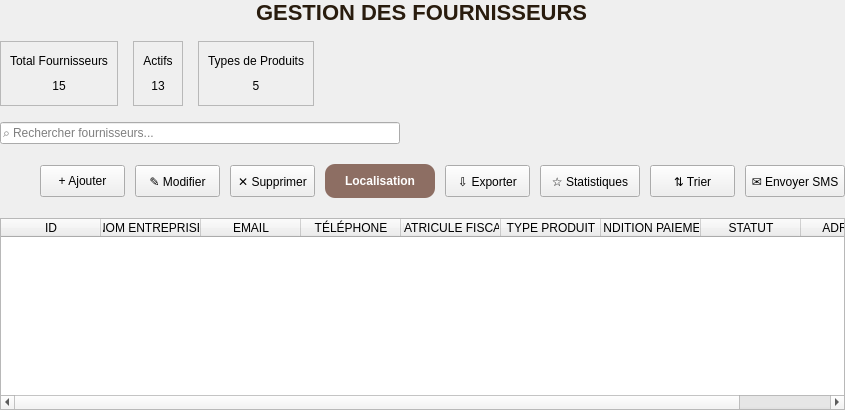
            <widget class="QWidget" name="suppliersPage">
             <layout class="QVBoxLayout" name="verticalLayout_15">
              <property name="spacing">
               <number>16</number>
              </property>
              <property name="leftMargin">
               <number>0</number>
              </property>
              <property name="topMargin">
               <number>0</number>
              </property>
              <property name="rightMargin">
               <number>0</number>
              </property>
              <property name="bottomMargin">
               <number>0</number>
              </property>
              <item alignment="Qt::AlignmentFlag::AlignHCenter">
               <widget class="QLabel" name="fournisseursTitle">
                <property name="styleSheet">
                 <string notr="true">color: #291C0E; font-family: 'Times New Roman', serif; font-size: 22px; font-weight: bold;</string>
                </property>
                <property name="text">
                 <string>GESTION DES FOURNISSEURS</string>
                </property>
               </widget>
              </item>
              <item>
               <widget class="QWidget" name="statsContainerFournisseurs" native="true">
                <property name="minimumSize">
                 <size>
                  <width>0</width>
                  <height>65</height>
                 </size>
                </property>
                <property name="maximumSize">
                 <size>
                  <width>16777215</width>
                  <height>65</height>
                 </size>
                </property>
                <layout class="QHBoxLayout" name="horizontalLayout_9">
                 <property name="spacing">
                  <number>15</number>
                 </property>
                 <property name="leftMargin">
                  <number>0</number>
                 </property>
                 <property name="topMargin">
                  <number>0</number>
                 </property>
                 <property name="rightMargin">
                  <number>0</number>
                 </property>
                 <property name="bottomMargin">
                  <number>0</number>
                 </property>
                 <item>
                  <widget class="QFrame" name="statsCardFournisseur1">
                   <property name="frameShape">
                    <enum>QFrame::Shape::StyledPanel</enum>
                   </property>
                   <layout class="QVBoxLayout" name="verticalLayout_16">
                    <property name="spacing">
                     <number>5</number>
                    </property>
                    <item>
                     <widget class="QLabel" name="statsLabelFournisseur1">
                      <property name="text">
                       <string>Total Fournisseurs</string>
                      </property>
                      <property name="alignment">
                       <set>Qt::AlignmentFlag::AlignCenter</set>
                      </property>
                     </widget>
                    </item>
                    <item>
                     <widget class="QLabel" name="statsValueFournisseur1">
                      <property name="text">
                       <string>15</string>
                      </property>
                      <property name="alignment">
                       <set>Qt::AlignmentFlag::AlignCenter</set>
                      </property>
                     </widget>
                    </item>
                   </layout>
                  </widget>
                 </item>
                 <item>
                  <widget class="QFrame" name="statsCardFournisseur2">
                   <property name="frameShape">
                    <enum>QFrame::Shape::StyledPanel</enum>
                   </property>
                   <layout class="QVBoxLayout" name="verticalLayout_17">
                    <property name="spacing">
                     <number>5</number>
                    </property>
                    <item>
                     <widget class="QLabel" name="statsLabelFournisseur2">
                      <property name="text">
                       <string>Actifs</string>
                      </property>
                      <property name="alignment">
                       <set>Qt::AlignmentFlag::AlignCenter</set>
                      </property>
                     </widget>
                    </item>
                    <item>
                     <widget class="QLabel" name="statsValueFournisseur2">
                      <property name="text">
                       <string>13</string>
                      </property>
                      <property name="alignment">
                       <set>Qt::AlignmentFlag::AlignCenter</set>
                      </property>
                     </widget>
                    </item>
                   </layout>
                  </widget>
                 </item>
                 <item>
                  <widget class="QFrame" name="statsCardFournisseur3">
                   <property name="frameShape">
                    <enum>QFrame::Shape::StyledPanel</enum>
                   </property>
                   <layout class="QVBoxLayout" name="verticalLayout_18">
                    <property name="spacing">
                     <number>5</number>
                    </property>
                    <item>
                     <widget class="QLabel" name="statsLabelFournisseur3">
                      <property name="text">
                       <string>Types de Produits</string>
                      </property>
                      <property name="alignment">
                       <set>Qt::AlignmentFlag::AlignCenter</set>
                      </property>
                     </widget>
                    </item>
                    <item>
                     <widget class="QLabel" name="statsValueFournisseur3">
                      <property name="text">
                       <string>5</string>
                      </property>
                      <property name="alignment">
                       <set>Qt::AlignmentFlag::AlignCenter</set>
                      </property>
                     </widget>
                    </item>
                   </layout>
                  </widget>
                 </item>
                 <item>
                  <spacer name="horizontalSpacer_7">
                   <property name="orientation">
                    <enum>Qt::Orientation::Horizontal</enum>
                   </property>
                   <property name="sizeHint" stdset="0">
                    <size>
                     <width>40</width>
                     <height>20</height>
                    </size>
                   </property>
                  </spacer>
                 </item>
                </layout>
               </widget>
              </item>
              <item>
               <widget class="QLineEdit" name="searchBoxFournisseur">
                <property name="minimumSize">
                 <size>
                  <width>400</width>
                  <height>0</height>
                 </size>
                </property>
                <property name="maximumSize">
                 <size>
                  <width>400</width>
                  <height>16777215</height>
                 </size>
                </property>
                <property name="placeholderText">
                 <string>⌕ Rechercher fournisseurs...</string>
                </property>
               </widget>
              </item>
              <item>
               <widget class="QWidget" name="fournisseurButtonsWidget" native="true">
                <property name="minimumSize">
                 <size>
                  <width>0</width>
                  <height>42</height>
                 </size>
                </property>
                <property name="maximumSize">
                 <size>
                  <width>16777215</width>
                  <height>42</height>
                 </size>
                </property>
                <layout class="QHBoxLayout" name="horizontalLayout_10">
                 <property name="spacing">
                  <number>10</number>
                 </property>
                 <property name="leftMargin">
                  <number>0</number>
                 </property>
                 <property name="topMargin">
                  <number>0</number>
                 </property>
                 <property name="rightMargin">
                  <number>0</number>
                 </property>
                 <property name="bottomMargin">
                  <number>0</number>
                 </property>
                 <item>
                  <spacer name="horizontalSpacer_8">
                   <property name="orientation">
                    <enum>Qt::Orientation::Horizontal</enum>
                   </property>
                   <property name="sizeHint" stdset="0">
                    <size>
                     <width>40</width>
                     <height>20</height>
                    </size>
                   </property>
                  </spacer>
                 </item>
                 <item>
                  <widget class="QPushButton" name="btnAddFournisseur">
                   <property name="minimumSize">
                    <size>
                     <width>85</width>
                     <height>32</height>
                    </size>
                   </property>
                   <property name="text">
                    <string>+ Ajouter</string>
                   </property>
                  </widget>
                 </item>
                 <item>
                  <widget class="QPushButton" name="btnEditFournisseur">
                   <property name="minimumSize">
                    <size>
                     <width>85</width>
                     <height>32</height>
                    </size>
                   </property>
                   <property name="text">
                    <string>✎ Modifier</string>
                   </property>
                  </widget>
                 </item>
                 <item>
                  <widget class="QPushButton" name="btnDeleteFournisseur">
                   <property name="minimumSize">
                    <size>
                     <width>85</width>
                     <height>32</height>
                    </size>
                   </property>
                   <property name="text">
                    <string>✕ Supprimer</string>
                   </property>
                  </widget>
                 </item>
                 <item>
                  <widget class="QPushButton" name="btnmap">
                   <property name="styleSheet">
                    <string notr="true">QPushButton {
  background-color: #8D6E63;
  color: white;
  border: none;
  border-radius: 10px;
  padding: 10px 20px;
  font-family: Arial, sans-serif;
  font-size: 12px;
  font-weight: bold;
  text-align: center;
}

QPushButton:hover {
  background-color: #A98273;
}
</string>
                   </property>
                   <property name="text">
                    <string>Localisation</string>
                   </property>
                  </widget>
                 </item>
                 <item>
                  <widget class="QPushButton" name="btnExportFournisseur">
                   <property name="minimumSize">
                    <size>
                     <width>85</width>
                     <height>32</height>
                    </size>
                   </property>
                   <property name="text">
                    <string>⇩ Exporter</string>
                   </property>
                  </widget>
                 </item>
                 <item>
                  <widget class="QPushButton" name="btnStatsFournisseur">
                   <property name="minimumSize">
                    <size>
                     <width>100</width>
                     <height>32</height>
                    </size>
                   </property>
                   <property name="text">
                    <string>☆ Statistiques</string>
                   </property>
                  </widget>
                 </item>
                 <item>
                  <widget class="QPushButton" name="btnTriFournisseur">
                   <property name="minimumSize">
                    <size>
                     <width>85</width>
                     <height>32</height>
                    </size>
                   </property>
                   <property name="text">
                    <string>⇅ Trier</string>
                   </property>
                  </widget>
                 </item>
                 <item>
                  <widget class="QPushButton" name="btnSmsFournisseur">
                   <property name="minimumSize">
                    <size>
                     <width>100</width>
                     <height>32</height>
                    </size>
                   </property>
                   <property name="text">
                    <string>✉ Envoyer SMS</string>
                   </property>
                  </widget>
                 </item>
                </layout>
               </widget>
              </item>
              <item>
               <widget class="QTableWidget" name="fournisseurTable">
                <property name="enabled">
                 <bool>true</bool>
                </property>
                <property name="editTriggers">
                 <set>QAbstractItemView::EditTrigger::NoEditTriggers</set>
                </property>
                <property name="alternatingRowColors">
                 <bool>true</bool>
                </property>
                <property name="selectionBehavior">
                 <enum>QAbstractItemView::SelectionBehavior::SelectRows</enum>
                </property>
                <property name="showGrid">
                 <bool>true</bool>
                </property>
                <property name="sortingEnabled">
                 <bool>true</bool>
                </property>
                <attribute name="horizontalHeaderStretchLastSection">
                 <bool>true</bool>
                </attribute>
                <column>
                 <property name="text">
                  <string>ID</string>
                 </property>
                </column>
                <column>
                 <property name="text">
                  <string>NOM ENTREPRISE</string>
                 </property>
                </column>
                <column>
                 <property name="text">
                  <string>EMAIL</string>
                 </property>
                </column>
                <column>
                 <property name="text">
                  <string>TÉLÉPHONE</string>
                 </property>
                </column>
                <column>
                 <property name="text">
                  <string>MATRICULE FISCAL</string>
                 </property>
                </column>
                <column>
                 <property name="text">
                  <string>TYPE PRODUIT</string>
                 </property>
                </column>
                <column>
                 <property name="text">
                  <string>CONDITION PAIEMENT</string>
                 </property>
                </column>
                <column>
                 <property name="text">
                  <string>STATUT</string>
                 </property>
                </column>
                <column>
                 <property name="text">
                  <string>ADRESSE</string>
                 </property>
                </column>
               </widget>
              </item>
             </layout>
            </widget>
